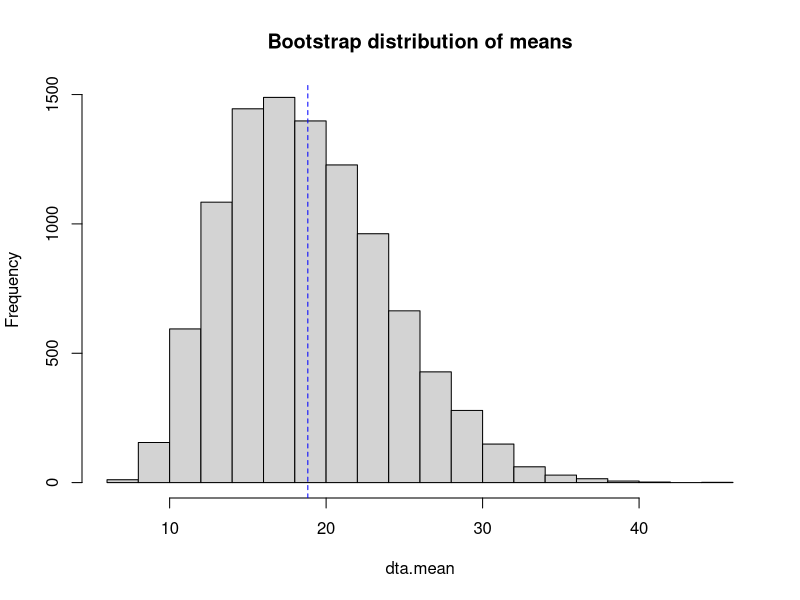

The R source for this figure:
## ---- chunk 1
dta=c(19.66, 13.66, 86.54, 16.17, 6.83, 15.18, 6.37,
19.03, 1.54, 47.52, 7.42, 8.33, 31.22, 6.00, 8.21, 6.57)

X <-mean(dta)

n <- length(dta)

N <- 10^4

dta.mean<-numeric(N)

for (i in 1:N)
{
   x <- sample(dta, n, replace = TRUE)
   dta.mean[i] <- mean(x)
}

 
hist(dta.mean, main = "Bootstrap distribution of means")
abline(v = mean(dta.mean), col = "blue", lty = 2)

quantile(dta.mean,c(0.05,0.95))    # 90% interval

quantile(dta.mean,c(0.025,0.975))  # 95% interval

